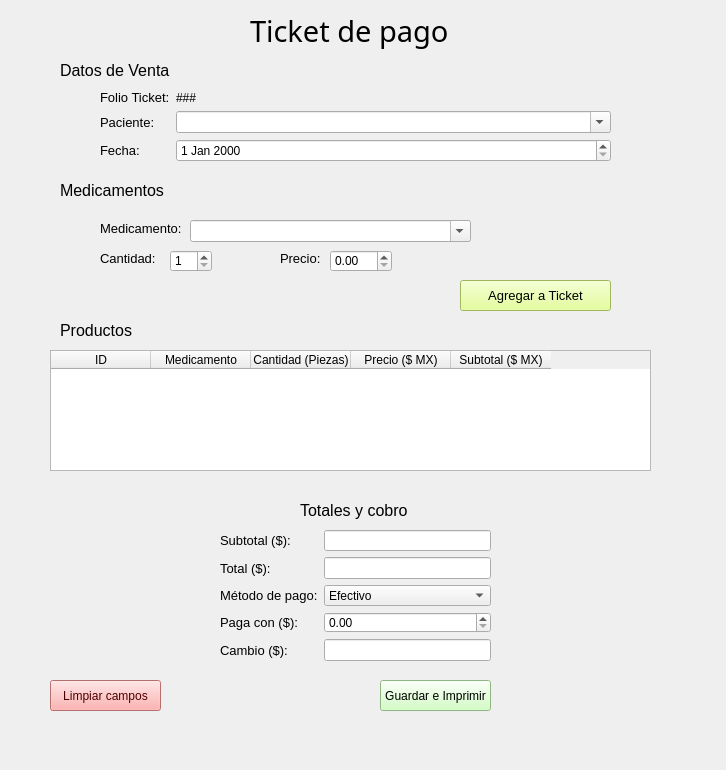
<?xml version="1.0" encoding="UTF-8"?>
<ui version="4.0">
 <class>Form</class>
 <widget class="QWidget" name="Form">
  <property name="geometry">
   <rect>
    <x>0</x>
    <y>0</y>
    <width>726</width>
    <height>770</height>
   </rect>
  </property>
  <property name="windowTitle">
   <string>Form</string>
  </property>
  <widget class="QLabel" name="label_2">
   <property name="geometry">
    <rect>
     <x>250</x>
     <y>10</y>
     <width>251</width>
     <height>41</height>
    </rect>
   </property>
   <property name="font">
    <font>
     <family>Montserrat</family>
     <pointsize>22</pointsize>
    </font>
   </property>
   <property name="text">
    <string>Ticket de pago</string>
   </property>
  </widget>
  <widget class="QLabel" name="label">
   <property name="geometry">
    <rect>
     <x>60</x>
     <y>60</y>
     <width>161</width>
     <height>21</height>
    </rect>
   </property>
   <property name="font">
    <font>
     <pointsize>12</pointsize>
    </font>
   </property>
   <property name="text">
    <string>Datos de Venta</string>
   </property>
  </widget>
  <widget class="QLabel" name="label_3">
   <property name="geometry">
    <rect>
     <x>60</x>
     <y>180</y>
     <width>161</width>
     <height>21</height>
    </rect>
   </property>
   <property name="font">
    <font>
     <pointsize>12</pointsize>
    </font>
   </property>
   <property name="text">
    <string>Medicamentos</string>
   </property>
  </widget>
  <widget class="QWidget" name="formLayoutWidget">
   <property name="geometry">
    <rect>
     <x>100</x>
     <y>90</y>
     <width>511</width>
     <height>80</height>
    </rect>
   </property>
   <layout class="QFormLayout" name="formLayout">
    <item row="0" column="0">
     <widget class="QLabel" name="label_4">
      <property name="font">
       <font>
        <pointsize>10</pointsize>
       </font>
      </property>
      <property name="text">
       <string>Folio Ticket:</string>
      </property>
     </widget>
    </item>
    <item row="0" column="1">
     <widget class="QLabel" name="lbl_num_ticket">
      <property name="text">
       <string>###</string>
      </property>
     </widget>
    </item>
    <item row="1" column="0">
     <widget class="QLabel" name="label_5">
      <property name="font">
       <font>
        <pointsize>10</pointsize>
       </font>
      </property>
      <property name="text">
       <string>Paciente:</string>
      </property>
     </widget>
    </item>
    <item row="1" column="1">
     <widget class="QComboBox" name="cmb_paciente_ticket">
      <property name="editable">
       <bool>true</bool>
      </property>
     </widget>
    </item>
    <item row="2" column="0">
     <widget class="QLabel" name="label_6">
      <property name="font">
       <font>
        <pointsize>10</pointsize>
       </font>
      </property>
      <property name="text">
       <string>Fecha:</string>
      </property>
     </widget>
    </item>
    <item row="2" column="1">
     <widget class="QDateEdit" name="date_ticket"/>
    </item>
   </layout>
  </widget>
  <widget class="QTableWidget" name="tbl_ticket_detalle">
   <property name="geometry">
    <rect>
     <x>50</x>
     <y>350</y>
     <width>601</width>
     <height>121</height>
    </rect>
   </property>
   <column>
    <property name="text">
     <string>ID</string>
    </property>
   </column>
   <column>
    <property name="text">
     <string>Medicamento</string>
    </property>
   </column>
   <column>
    <property name="text">
     <string>Cantidad (Piezas)</string>
    </property>
   </column>
   <column>
    <property name="text">
     <string>Precio ($ MX)</string>
    </property>
   </column>
   <column>
    <property name="text">
     <string>Subtotal ($ MX)</string>
    </property>
   </column>
  </widget>
  <widget class="QComboBox" name="cmb_buscar_medicamento">
   <property name="geometry">
    <rect>
     <x>190</x>
     <y>220</y>
     <width>281</width>
     <height>22</height>
    </rect>
   </property>
   <property name="editable">
    <bool>true</bool>
   </property>
  </widget>
  <widget class="QSpinBox" name="spin_piezas">
   <property name="geometry">
    <rect>
     <x>170</x>
     <y>250</y>
     <width>42</width>
     <height>22</height>
    </rect>
   </property>
   <property name="minimum">
    <number>1</number>
   </property>
  </widget>
  <widget class="QDoubleSpinBox" name="spin_precio_unitario">
   <property name="geometry">
    <rect>
     <x>330</x>
     <y>250</y>
     <width>62</width>
     <height>22</height>
    </rect>
   </property>
   <property name="maximum">
    <double>99999.990000000005239</double>
   </property>
  </widget>
  <widget class="QPushButton" name="btn_agregar_item">
   <property name="geometry">
    <rect>
     <x>460</x>
     <y>280</y>
     <width>151</width>
     <height>31</height>
    </rect>
   </property>
   <property name="font">
    <font>
     <pointsize>10</pointsize>
    </font>
   </property>
   <property name="styleSheet">
    <string notr="true">QPushButton#btn_agregar_item{
background-color: rgb(222, 255, 130);
}</string>
   </property>
   <property name="text">
    <string>Agregar a Ticket</string>
   </property>
  </widget>
  <widget class="QLabel" name="label_7">
   <property name="geometry">
    <rect>
     <x>100</x>
     <y>220</y>
     <width>111</width>
     <height>16</height>
    </rect>
   </property>
   <property name="font">
    <font>
     <pointsize>10</pointsize>
    </font>
   </property>
   <property name="text">
    <string>Medicamento:</string>
   </property>
  </widget>
  <widget class="QLabel" name="label_8">
   <property name="geometry">
    <rect>
     <x>100</x>
     <y>250</y>
     <width>111</width>
     <height>16</height>
    </rect>
   </property>
   <property name="font">
    <font>
     <pointsize>10</pointsize>
    </font>
   </property>
   <property name="text">
    <string>Cantidad:</string>
   </property>
  </widget>
  <widget class="QLabel" name="label_9">
   <property name="geometry">
    <rect>
     <x>280</x>
     <y>250</y>
     <width>111</width>
     <height>16</height>
    </rect>
   </property>
   <property name="font">
    <font>
     <pointsize>10</pointsize>
    </font>
   </property>
   <property name="text">
    <string>Precio:</string>
   </property>
  </widget>
  <widget class="QLabel" name="label_10">
   <property name="geometry">
    <rect>
     <x>60</x>
     <y>320</y>
     <width>161</width>
     <height>21</height>
    </rect>
   </property>
   <property name="font">
    <font>
     <pointsize>12</pointsize>
    </font>
   </property>
   <property name="text">
    <string>Productos</string>
   </property>
  </widget>
  <widget class="QLabel" name="label_11">
   <property name="geometry">
    <rect>
     <x>300</x>
     <y>500</y>
     <width>161</width>
     <height>21</height>
    </rect>
   </property>
   <property name="font">
    <font>
     <pointsize>12</pointsize>
    </font>
   </property>
   <property name="text">
    <string>Totales y cobro</string>
   </property>
  </widget>
  <widget class="QWidget" name="formLayoutWidget_2">
   <property name="geometry">
    <rect>
     <x>220</x>
     <y>530</y>
     <width>271</width>
     <height>131</height>
    </rect>
   </property>
   <layout class="QFormLayout" name="formLayout_2">
    <item row="0" column="0">
     <widget class="QLabel" name="label_12">
      <property name="font">
       <font>
        <pointsize>10</pointsize>
       </font>
      </property>
      <property name="text">
       <string>Subtotal ($):</string>
      </property>
     </widget>
    </item>
    <item row="1" column="0">
     <widget class="QLabel" name="label_13">
      <property name="font">
       <font>
        <pointsize>10</pointsize>
       </font>
      </property>
      <property name="text">
       <string>Total ($):</string>
      </property>
     </widget>
    </item>
    <item row="2" column="0">
     <widget class="QLabel" name="label_14">
      <property name="font">
       <font>
        <pointsize>10</pointsize>
       </font>
      </property>
      <property name="text">
       <string>Método de pago:</string>
      </property>
     </widget>
    </item>
    <item row="3" column="0">
     <widget class="QLabel" name="label_15">
      <property name="font">
       <font>
        <pointsize>10</pointsize>
       </font>
      </property>
      <property name="text">
       <string>Paga con ($):</string>
      </property>
     </widget>
    </item>
    <item row="4" column="0">
     <widget class="QLabel" name="label_16">
      <property name="font">
       <font>
        <pointsize>10</pointsize>
       </font>
      </property>
      <property name="text">
       <string>Cambio ($):</string>
      </property>
     </widget>
    </item>
    <item row="0" column="1">
     <widget class="QLineEdit" name="txt_subtotal">
      <property name="readOnly">
       <bool>true</bool>
      </property>
     </widget>
    </item>
    <item row="1" column="1">
     <widget class="QLineEdit" name="txt_total">
      <property name="readOnly">
       <bool>true</bool>
      </property>
     </widget>
    </item>
    <item row="2" column="1">
     <widget class="QComboBox" name="cmb_metodo_pago">
      <item>
       <property name="text">
        <string>Efectivo</string>
       </property>
      </item>
      <item>
       <property name="text">
        <string>Tarjeta de Crédito/Débito</string>
       </property>
      </item>
      <item>
       <property name="text">
        <string>Transferencia</string>
       </property>
      </item>
     </widget>
    </item>
    <item row="3" column="1">
     <widget class="QDoubleSpinBox" name="spin_paga_con"/>
    </item>
    <item row="4" column="1">
     <widget class="QLineEdit" name="txt_cambio">
      <property name="readOnly">
       <bool>true</bool>
      </property>
     </widget>
    </item>
   </layout>
  </widget>
  <widget class="QPushButton" name="btn_guardar_imprimir_ticket">
   <property name="geometry">
    <rect>
     <x>380</x>
     <y>680</y>
     <width>111</width>
     <height>31</height>
    </rect>
   </property>
   <property name="styleSheet">
    <string notr="true">QPushButton#btn_guardar_imprimir_ticket{
background-color: rgb(199, 255, 181);
}</string>
   </property>
   <property name="text">
    <string>Guardar e Imprimir</string>
   </property>
  </widget>
  <widget class="QPushButton" name="btn_cancelar_ticket">
   <property name="geometry">
    <rect>
     <x>50</x>
     <y>680</y>
     <width>111</width>
     <height>31</height>
    </rect>
   </property>
   <property name="styleSheet">
    <string notr="true">QPushButton#btn_cancelar_ticket{
background-color: rgb(255, 155, 155);
	color: rgb(77, 0, 0);
}</string>
   </property>
   <property name="text">
    <string>Limpiar campos</string>
   </property>
  </widget>
 </widget>
 <resources/>
 <connections>
  <connection>
   <sender>btn_cancelar_ticket</sender>
   <signal>clicked()</signal>
   <receiver>cmb_paciente_ticket</receiver>
   <slot>clear()</slot>
   <hints>
    <hint type="sourcelabel">
     <x>140</x>
     <y>689</y>
    </hint>
    <hint type="destinationlabel">
     <x>184</x>
     <y>121</y>
    </hint>
   </hints>
  </connection>
  <connection>
   <sender>btn_cancelar_ticket</sender>
   <signal>clicked()</signal>
   <receiver>date_ticket</receiver>
   <slot>clear()</slot>
   <hints>
    <hint type="sourcelabel">
     <x>114</x>
     <y>695</y>
    </hint>
    <hint type="destinationlabel">
     <x>213</x>
     <y>152</y>
    </hint>
   </hints>
  </connection>
  <connection>
   <sender>btn_cancelar_ticket</sender>
   <signal>clicked()</signal>
   <receiver>cmb_buscar_medicamento</receiver>
   <slot>clear()</slot>
   <hints>
    <hint type="sourcelabel">
     <x>87</x>
     <y>697</y>
    </hint>
    <hint type="destinationlabel">
     <x>211</x>
     <y>237</y>
    </hint>
   </hints>
  </connection>
  <connection>
   <sender>btn_cancelar_ticket</sender>
   <signal>clicked()</signal>
   <receiver>spin_piezas</receiver>
   <slot>clear()</slot>
   <hints>
    <hint type="sourcelabel">
     <x>57</x>
     <y>696</y>
    </hint>
    <hint type="destinationlabel">
     <x>179</x>
     <y>269</y>
    </hint>
   </hints>
  </connection>
  <connection>
   <sender>btn_cancelar_ticket</sender>
   <signal>clicked()</signal>
   <receiver>spin_precio_unitario</receiver>
   <slot>clear()</slot>
   <hints>
    <hint type="sourcelabel">
     <x>63</x>
     <y>699</y>
    </hint>
    <hint type="destinationlabel">
     <x>342</x>
     <y>269</y>
    </hint>
   </hints>
  </connection>
  <connection>
   <sender>btn_cancelar_ticket</sender>
   <signal>clicked()</signal>
   <receiver>tbl_ticket_detalle</receiver>
   <slot>clearContents()</slot>
   <hints>
    <hint type="sourcelabel">
     <x>64</x>
     <y>685</y>
    </hint>
    <hint type="destinationlabel">
     <x>74</x>
     <y>397</y>
    </hint>
   </hints>
  </connection>
  <connection>
   <sender>btn_cancelar_ticket</sender>
   <signal>clicked()</signal>
   <receiver>txt_subtotal</receiver>
   <slot>clear()</slot>
   <hints>
    <hint type="sourcelabel">
     <x>58</x>
     <y>700</y>
    </hint>
    <hint type="destinationlabel">
     <x>363</x>
     <y>539</y>
    </hint>
   </hints>
  </connection>
  <connection>
   <sender>btn_cancelar_ticket</sender>
   <signal>clicked()</signal>
   <receiver>txt_total</receiver>
   <slot>clear()</slot>
   <hints>
    <hint type="sourcelabel">
     <x>97</x>
     <y>698</y>
    </hint>
    <hint type="destinationlabel">
     <x>334</x>
     <y>568</y>
    </hint>
   </hints>
  </connection>
  <connection>
   <sender>btn_cancelar_ticket</sender>
   <signal>clicked()</signal>
   <receiver>cmb_metodo_pago</receiver>
   <slot>clear()</slot>
   <hints>
    <hint type="sourcelabel">
     <x>128</x>
     <y>686</y>
    </hint>
    <hint type="destinationlabel">
     <x>330</x>
     <y>599</y>
    </hint>
   </hints>
  </connection>
  <connection>
   <sender>btn_cancelar_ticket</sender>
   <signal>clicked()</signal>
   <receiver>spin_paga_con</receiver>
   <slot>clear()</slot>
   <hints>
    <hint type="sourcelabel">
     <x>153</x>
     <y>685</y>
    </hint>
    <hint type="destinationlabel">
     <x>355</x>
     <y>626</y>
    </hint>
   </hints>
  </connection>
  <connection>
   <sender>btn_cancelar_ticket</sender>
   <signal>clicked()</signal>
   <receiver>txt_cambio</receiver>
   <slot>clear()</slot>
   <hints>
    <hint type="sourcelabel">
     <x>153</x>
     <y>705</y>
    </hint>
    <hint type="destinationlabel">
     <x>344</x>
     <y>649</y>
    </hint>
   </hints>
  </connection>
 </connections>
</ui>
